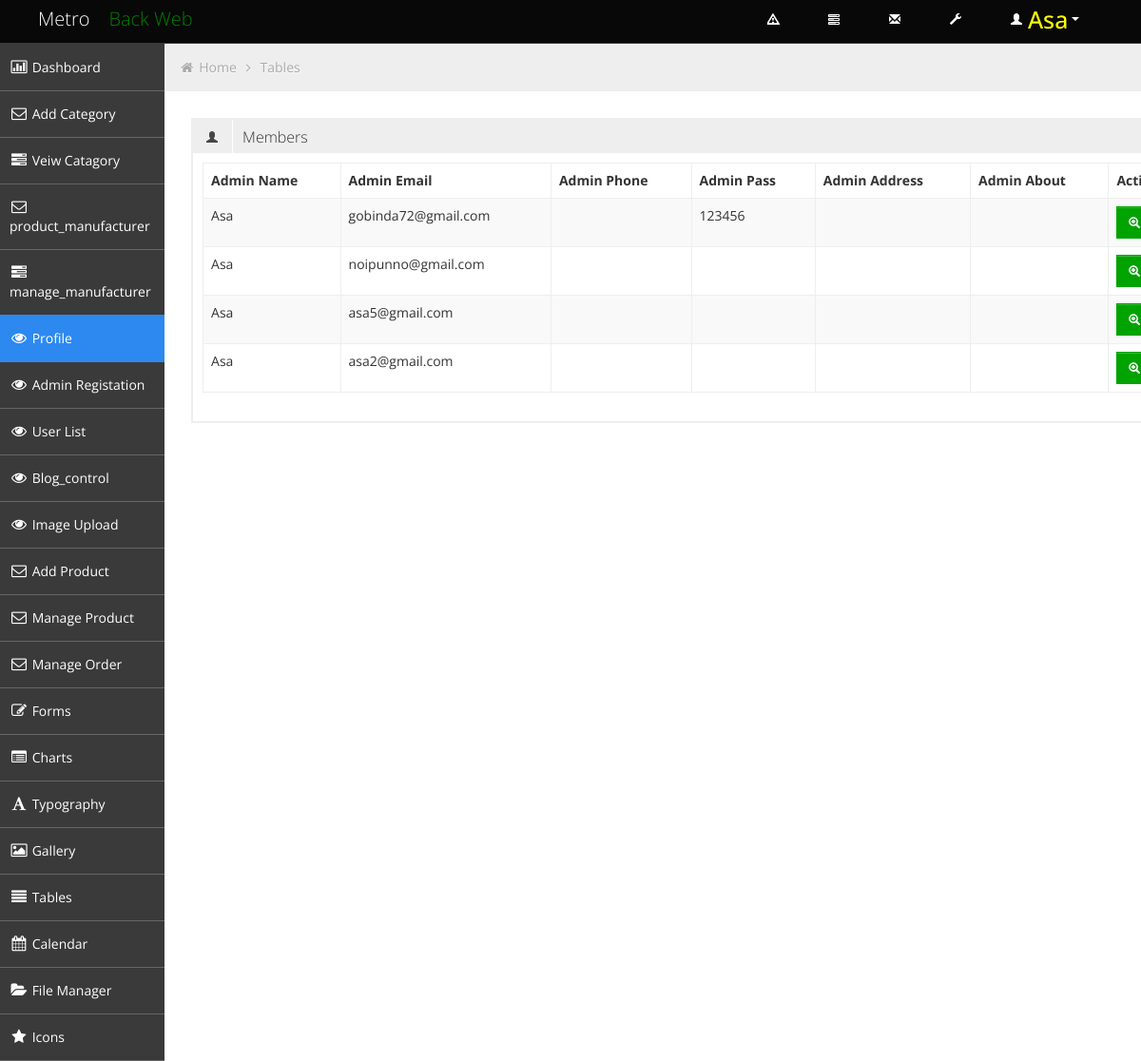
The app's page /admin/admin_profile.php (signed in) with its own data.
### tables this page shows
CREATE TABLE `admin_table` (
  `admin_id` int(11) NOT NULL,
  `admin_name` varchar(10) NOT NULL,
  `admin_email` varchar(100) NOT NULL,
  `admin_phone` varchar(11) NOT NULL,
  `admin_pass` varchar(200) NOT NULL,
  `admin_status` tinyint(1) NOT NULL,
  `deletion_status` tinyint(1) NOT NULL DEFAULT 1,
  `admin_address` text NOT NULL,
  `admin_about` text NOT NULL,
  `picture` varchar(150) NOT NULL
);

### admin/admin_profile.php (called while the page is built, shortened)
<?php
    require "admin_master.php";
?>

### admin/pages/admin_profile.php (the view, shortened to what this page needs)
  <?php
  function veiw_admin_info(){
        $connection = mysqli_connect('localhost','root','','user_info');
        $query = "SELECT * FROM admin_table";
        if(mysqli_query($connection, $query)){
            $query_result = mysqli_query($connection, $query);
            return $query_result;
        }else{
            die("query problem". mysqli_error($connection));
        }
    }
    $result = veiw_admin_info();
	?>
    <div class="container" style="height:700px">
			<ul class="breadcrumb">
				<li>
					<i class="icon-home"></i>
					<a href="index.html">Home</a>
					<i class="icon-angle-right"></i>
				</li>
				<li><a href="#">Tables</a></li>
			</ul>
			<div class="row-fluid sortable">
				<div class="box span12">
					<div class="box-header" data-original-title>
						<h2><i class="halflings-icon user"></i><span class="break"></span>Members</h2>
					</div>
					<div class="box-content">
						<table class="table table-striped table-bordered bootstrap-datatable datatable">
						  <thead>
							  <tr>
								  <th>Admin Name</th>
								  <th>Admin Email</th>
								  <th>Admin Phone</th>
								  <th>Admin Pass</th>
								  <th>Admin Address</th>
								  <th>Admin About</th>
								  <th>Actions</th>
							  </tr>
						  </thead>
						  <tbody>
							<tr>
								<?php while ($rows=mysqli_fetch_assoc($result)){ ?>
								<td><?php echo $rows['admin_name'];?></td>
								<td class="center"><?php echo $rows['admin_email'];?></td>
								<td class="center"><?php echo $rows['admin_phone'];?></td>
								<td class="center"> <?php echo $rows['admin_pass'];?> </td>
								<td class="center"> <?php echo $rows['admin_address'];?> </td>
								<td class="center"> <?php echo $rows['admin_about'];?> </td>
								<td class="center">
									<a class="btn btn-success" href="#">
										<i class="halflings-icon white zoom-in"></i>
									</a>
								</td>
							</tr>
							<tr>
									<?php }?>
						  </tbody>
					  </table>
					</div>
				</div></span>
	</div>
      </div>
    </div>
    </div>
  </body>
</html>

### admin/css/style.css (style rules this page uses)
body { background: #F5F5F5; color: #333; border: none; font-family: 'Open Sans', sans-serif; font-weight: 400; }
h2 { font-size: 16px; line-height: 16px; }
.breadcrumb { margin: -28px -28px 28px -28px; line-height: 34px; background: #eee; border: 0px; color: #aaa; -webkit-box-shadow: none; -moz-box-shadow: none; box-shadow: none; -webkit-border-radius: 0px; -moz-border-radius: 0px; border-radius: 0px; }
.breadcrumb a { color: #aaa; text-shadow: 0px 1px 1px #fff; }
.box { border: 2px solid #eee; background: #fff !important; margin-bottom: 28px; }
.box-header { height: 16px; font-size: 16px; line-height: 16px; padding: 10px; background: #eee; -webkit-box-shadow: none; -moz-box-shadow: none; box-shadow: none; overflow: hidden; }
.box-header h2 { float:left; margin-top: 0px; font-weight: 300; }
.box-header h2 i { margin: 0px 3px 0px 4px; opacity: .8; filter: alpha(opacity=80); -ms-filter:"progid:DXImageTransform.Microsoft.Alpha(Opacity=80)"; }
.box-content { position: relative; z-index: 50; margin-top: -1px; padding: 10px; background: #fff !important; }
.btn { display: inline-block; padding: 6px 12px; margin-bottom: 0; font-size: 14px; font-weight: 500; line-height: 20px; text-align: center; white-space: nowrap; vertical-align: middle; cursor: pointer; border: 1px solid #a7a9aa; -webkit-border-radius: 0px !important; border-radius: 0px !important; }
.btn i { margin-top: 2px; }
.btn { color: #ffffff; background-color: #a7a9aa; border-color: #a7a9aa; background-image: none; filter: none; text-shadow: none; }
.btn-success { background-color: #00A300; border-color: #00A300; }
.table th, .table td { border-top: 1px solid #eee; }
.table-bordered { border-color: #eee; -webkit-border-radius: 0px !important; -moz-border-radius: 0px !important; border-radius: 0px !important; }
.table-bordered th, .table-bordered td { border-left: 1px solid #eee; }
.table-bordered thead:first-child tr:first-child > th:first-child, .table-bordered tbody:first-child tr:first-child > td:first-child, .table-bordered tbody:first-child tr:first-child > th:first-child { -webkit-border-radius: 0px !important; -moz-border-radius: 0px !important; border-radius: 0px !important; }
.table-bordered thead:first-child tr:first-child > th:last-child, .table-bordered tbody:first-child tr:first-child > td:last-child, .table-bordered tbody:first-child tr:first-child > th:last-child { -webkit-border-radius: 0px !important; -moz-border-radius: 0px !important; border-radius: 0px !important; }

### admin/css/halflings.css (style rules this page uses)
html, html .halflings { -webkit-font-smoothing: antialiased !important; }
.halflings-icon { display: inline-block; width: 14px; height: 14px; line-height: 14px; vertical-align: text-top; background-image: url(../img/glyphicons_halflings.svg); background-position: 0 0; background-repeat: no-repeat; vertical-align: top; *display: inline; *zoom: 1; *margin-right: .3em; }
.halflings-icon.white { background-image: url(../img/glyphicons_halflings-white.svg); }
.halflings-icon.user { background-position: -168px 0; }
.halflings-icon.zoom-in { background-position: -336px 0; }

### records on screen
admin_table: admin_name "Asa", admin_email "gobinda72@gmail.com", admin_pass "123456"
admin_table: admin_name "Asa", admin_email "noipunno@gmail.com"
admin_table: admin_name "Asa", admin_email "asa5@gmail.com"
admin_table: admin_name "Asa", admin_email "asa2@gmail.com"

### other values on screen
$_SESSION['admin_name'] "Asa"
